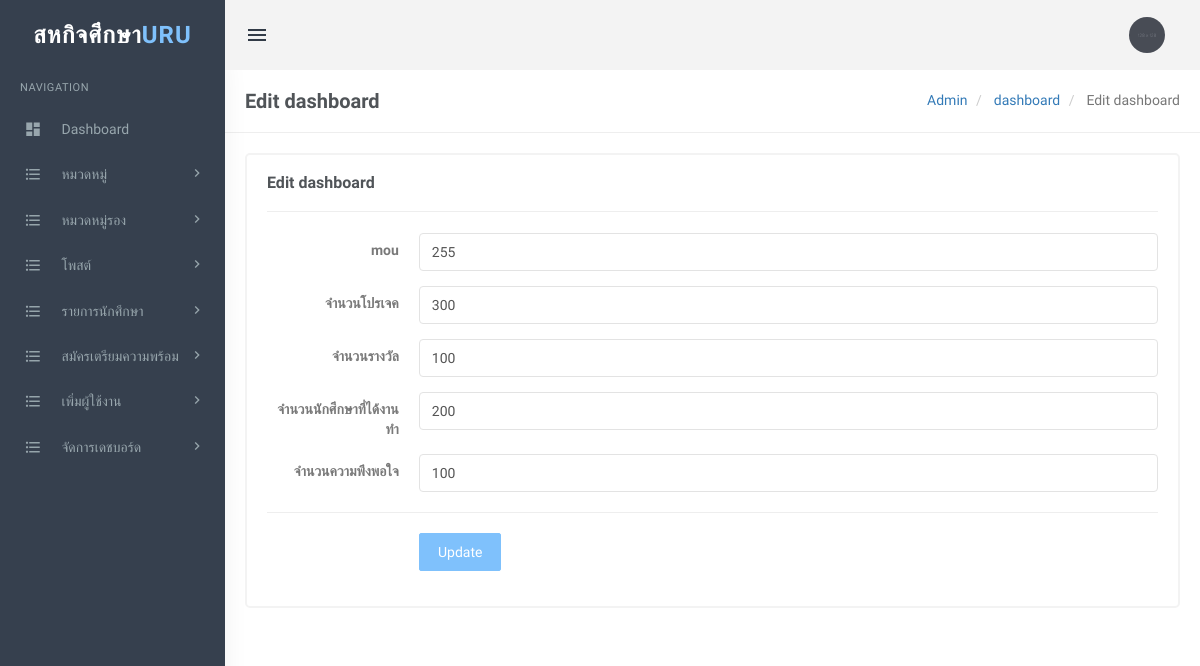
Screenshot of /admin/editdashboard.php (signed in) with the database file from the repository.
### tables this page shows
CREATE TABLE `dashboard` (
  `id` int(11) NOT NULL,
  `mou` int(11) NOT NULL,
  `project` int(11) NOT NULL,
  `award` int(11) NOT NULL,
  `gotwork` int(11) NOT NULL,
  `satisfaction` int(11) NOT NULL
);

### admin/editdashboard.php (the view, shortened to what this page needs)
<?php
include('includes/config.php');
if(strlen($_SESSION['login'])==0)
  {
header('location:index.php');
}
else{
?>
<!DOCTYPE html>
<html lang="en">
    <head>
        <link href="assets/css/bootstrap.min.css" rel="stylesheet" type="text/css" />
        <link href="assets/css/core.css" rel="stylesheet" type="text/css" />
        <link href="assets/css/components.css" rel="stylesheet" type="text/css" />
        <link href="assets/css/icons.css" rel="stylesheet" type="text/css" />
        <link href="assets/css/pages.css" rel="stylesheet" type="text/css" />
        <link href="assets/css/menu.css" rel="stylesheet" type="text/css" />
        <link href="assets/css/responsive.css" rel="stylesheet" type="text/css" />
		<link rel="stylesheet" href="../plugins/switchery/switchery.min.css">
    </head>
    <body class="fixed-left">
        <div id="wrapper">
 <?php include('includes/topheader.php');?>
           <?php include('includes/leftsidebar.php');?>
            <div class="content-page">
                <div class="content">
                    <div class="container">
                        <div class="row">
							<div class="col-xs-12">
								<div class="page-title-box">
                                    <h4 class="page-title">Edit dashboard</h4>
                                    <ol class="breadcrumb p-0 m-0">
                                        <li>
                                            <a href="#">Admin</a>
                                        </li>
                                        <li>
                                            <a href="#">dashboard </a>
                                        </li>
                                        <li class="active">
                                            Edit dashboard
                                        </li>
                                    </ol>
                                    <div class="clearfix"></div>
                                </div>
							</div>
						</div>
                        <div class="row">
                            <div class="col-sm-12">
                                <div class="card-box">
                                    <h4 class="m-t-0 header-title"><b>Edit dashboard </b></h4>
                                    <hr />
<div class="row">
<div class="col-sm-6">
</div>
</div>
<?php
$query=mysqli_query($con,"Select * from dashboard ");
while($row=mysqli_fetch_array($query))
{
?>
                        					<form class="form-horizontal" name="category" method="post">
	                                            <div class="form-group">
	                                                <label class="col-md-2 control-label">mou</label>
	                                                <div class="col-md-10">
	                                                    <input type="text" class="form-control" value="<?php echo htmlentities($row['mou']);?>" name="mou" required>
	                                                </div>
	                                            </div>
                                                <div class="form-group">
	                                                <label class="col-md-2 control-label">จำนวนโปรเจค</label>
	                                                <div class="col-md-10">
	                                                    <input type="text" class="form-control" value="<?php echo htmlentities($row['project']);?>" name="project" required>
	                                                </div>
	                                            </div>
                                                <div class="form-group">
	                                                <label class="col-md-2 control-label">จำนวนรางวัล</label>
	                                                <div class="col-md-10">
	                                                    <input type="text" class="form-control" value="<?php echo htmlentities($row['award']);?>" name="award" required>
	                                                </div>
	                                            </div>
                                                <div class="form-group">
	                                                <label class="col-md-2 control-label">จำนวนนักศึกษาที่ได้งานทำ</label>
	                                                <div class="col-md-10">
	                                                    <input type="text" class="form-control" value="<?php echo htmlentities($row['gotwork']);?>" name="gotwork" required>
	                                                </div>
	                                            </div>
                                                <div class="form-group">
	                                                <label class="col-md-2 control-label">จำนวนความพึงพอใจ</label>
	                                                <div class="col-md-10">
	                                                    <input type="text" class="form-control" value="<?php echo htmlentities($row['satisfaction']);?>" name="satisfaction" required>
	                                                </div>
	                                            </div>	    <hr>
<?php } ?>
        <div class="form-group">
                                                    <label class="col-md-2 control-label">&nbsp;</label>
                                                    <div class="col-md-10">
                                                <button type="submit" class="btn btn-custom waves-effect waves-light btn-md" name="submit">
                                                    Update
                                                </button>
                                                    </div>
                                                </div>
	                                        </form>
                                </div>
                            </div>
                        </div>
                    </div>
                </div>
            </div>
        </div>
    </body>
</html>
<?php } ?>

### admin/assets/css/core.css (style rules this page uses)
body { font-family: 'Varela Round', sans-serif; margin: 0; padding-bottom: 60px; overflow-x: hidden; color: #797979; }
html { position: relative; min-height: 100%; }
.h1, .h2, .h3, .h4, .h5, .h6, h1, h2, h3, h4, h5, h6 { color: #505458; font-family: 'Hind Madurai', sans-serif; margin: 10px 0; }
* { outline: none !important; }
b, strong { font-weight: 600; font-family: 'Hind Madurai', sans-serif; }
.container { width: auto; }
#wrapper { height: 100%; overflow: hidden; width: 100%; }
.p-0 { padding: 0 !important; }
.m-0 { margin: 0 !important; }
.m-t-0 { margin-top: 0 !important; }
.card-box { padding: 20px; border: 2px solid #f3f3f3; -webkit-border-radius: 5px; border-radius: 5px; -moz-border-radius: 5px; background-clip: padding-box; margin-bottom: 20px; background-color: #ffffff; }
.row { margin-right: -10px; margin-left: -10px; }
.col-lg-1, .col-lg-10, .col-lg-11, .col-lg-12, .col-lg-2, .col-lg-3, .col-lg-4, .col-lg-5, .col-lg-6, .col-lg-7, .col-lg-8, .col-lg-9, .col-md-1, .col-md-10, .col-md-11, .col-md-12, .col-md-2, .col-md-3, .col-md-4, .col-md-5, .col-md-6, .col-md-7, .col-md-8, .col-md-9, .col-sm-1, .col-sm-10, .col-sm-11, .col-sm-12, .col-sm-2, .col-sm-3, .col-sm-4, .col-sm-5, .col-sm-6, .col-sm-7, .col-sm-8, .col-sm-9, .col-xs-1, .col-xs-10, .col-xs-11, .col-xs-12, .col-xs-2, .col-xs-3, .col-xs-4, .col-xs-5, .col-xs-6, .col-xs-7, .col-xs-8, .col-xs-9 { padding-left: 10px; padding-right: 10px; }
.breadcrumb { background-color: transparent; margin-bottom: 15px; padding-top: 10px; padding-left: 0; }
.waves-effect { position: relative; cursor: pointer; display: inline-block; overflow: hidden; -webkit-user-select: none; -moz-user-select: none; -ms-user-select: none; user-select: none; -webkit-tap-highlight-color: transparent; vertical-align: middle; z-index: 1; will-change: opacity, transform; -webkit-transition: all 0.3s ease-out; -moz-transition: all 0.3s ease-out; -o-transition: all 0.3s ease-out; -ms-transition: all 0.3s ease-out; transition: all 0.3s ease-out; }

### admin/assets/css/menu.css (style rules this page uses)
.content-page { margin-left: 225px; overflow: hidden; }
.content-page .content { padding: 0 5px 10px 5px; margin-top: 70px; }
.page-title { font-size: 20px; margin-bottom: 0; margin-top: 0; font-weight: 600; }
.header-title { font-size: 16px; line-height: 16px; margin-bottom: 8px; font-weight: 600; }
.page-title-box { padding: 20px; border-bottom: 1px solid #eee; margin: 0 -20px 20px -20px; }
.page-title-box .page-title { margin-bottom: 0; float: left; }
.page-title-box .breadcrumb { float: right; background-color: transparent !important; }

### rows the page displays
dashboard: mou "255", project "300", award "100", gotwork "200", satisfaction "100"
